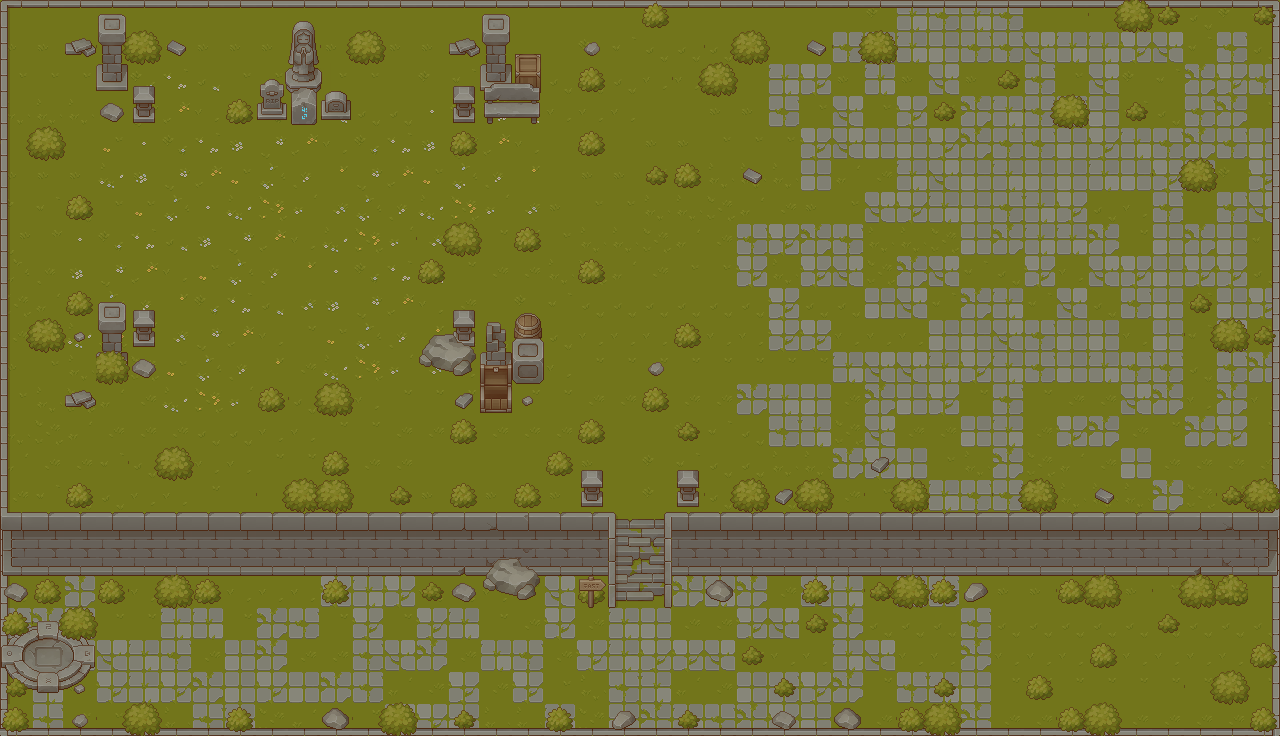

Below is a game level as drawn by its tile map, then a one-line description and the .tmx that defines it (tile-layer data replaced by summaries):
An orthogonal 40x23 tile map with 32x32 px tiles, 10 tile layers (floor, floor1, wall, grass, ...), 6 tilesets and 23 objects (12x Rock, 11x Wall).

<map version="1.10" tiledversion="1.11.2" orientation="orthogonal" renderorder="right-down" width="40" height="23" tilewidth="32" tileheight="32" infinite="0" nextlayerid="28" nextobjectid="169">
 <tileset firstgid="1" name="Grass" tilewidth="32" tileheight="32" tilecount="64" columns="8">
  <image source="Grass.png" width="256" height="256" />
  <wangsets>
   <wangset name="floor" type="mixed" tile="41">
    <wangcolor name="" color="#ff0000" tile="-1" probability="1" />
    <wangtile tileid="32" wangid="1,1,1,1,1,1,1,1" />
    <wangtile tileid="33" wangid="1,1,1,1,1,1,1,1" />
    <wangtile tileid="40" wangid="1,1,1,1,1,1,1,1" />
    <wangtile tileid="41" wangid="1,1,1,1,1,1,1,1" />
    <wangtile tileid="48" wangid="1,1,1,1,1,1,1,1" />
    <wangtile tileid="49" wangid="1,1,1,1,1,1,1,1" />
   </wangset>
  </wangsets>
 </tileset>
 <tileset firstgid="65" name="Plant" tilewidth="32" tileheight="32" tilecount="256" columns="16">
  <image source="Plant.png" width="512" height="512" />
 </tileset>
 <tileset firstgid="321" name="Props" tilewidth="32" tileheight="32" tilecount="256" columns="16">
  <image source="Props.png" width="512" height="512" />
 </tileset>
 <tileset firstgid="577" name="Struct" tilewidth="32" tileheight="32" tilecount="256" columns="16">
  <image source="Struct.png" width="512" height="512" />
 </tileset>
 <tileset firstgid="833" name="TilesetStoneGround" tilewidth="32" tileheight="32" tilecount="64" columns="8">
  <image source="TilesetStoneGround.png" width="256" height="256" />
 </tileset>
 <tileset firstgid="897" name="TilesetWall" tilewidth="32" tileheight="32" tilecount="256" columns="16">
  <image source="TilesetWall.png" width="512" height="512" />
 </tileset>
 <layer id="1" name="floor" width="40" height="23">
  <data>[920 cells, 920 non-empty, 16 distinct tile ids]</data>
 </layer>
 <layer id="8" name="floor1" width="40" height="23">
  <data>[920 cells, 363 non-empty, 25 distinct tile ids]</data>
 </layer>
 <layer id="2" name="wall" width="40" height="23">
  <data>[920 cells, 200 non-empty, 25 distinct tile ids]</data>
 </layer>
 <layer id="23" name="grass" width="40" height="23">
  <data>[920 cells, 72 non-empty, 14 distinct tile ids]</data>
 </layer>
 <layer id="6" name="props" width="40" height="23">
  <data>[920 cells, 41 non-empty, 32 distinct tile ids]</data>
 </layer>
 <layer id="7" name="props1" width="40" height="23">
  <data>[920 cells, 22 non-empty, 16 distinct tile ids]</data>
 </layer>
 <layer id="9" name="props2" width="40" height="23">
  <data>[920 cells, 1 non-empty, 1 distinct tile ids]</data>
 </layer>
 <layer id="11" name="rock" width="40" height="23">
  <data>[920 cells, 37 non-empty, 12 distinct tile ids]</data>
 </layer>
 <layer id="25" name="grass1" width="40" height="23">
  <data>[920 cells, 176 non-empty, 11 distinct tile ids]</data>
 </layer>
 <layer id="26" name="grass2" width="40" height="23">
  <data>[920 cells, 75 non-empty, 11 distinct tile ids]</data>
 </layer>
 <objectgroup id="12" name="เลเยอร์ออบเจกต์ 1">
  <object id="24" type="Wall" x="2.33333" y="513" width="604.333" height="31" />
  <object id="25" type="Wall" x="670.333" y="512" width="606.667" height="31.6667" />
  <object id="48" type="Wall" x="480" y="367.5" width="31.5" height="24.5" />
  <object id="49" type="Wall" x="454" y="88.5" width="86.5" height="13.5" />
  <object id="50" type="Wall" x="480.5" y="18.5" width="28" height="66" />
  <object id="51" type="Wall" x="515" y="54" width="25" height="25.5" />
  <object id="52" type="Wall" x="98" y="17" width="30" height="35.5" />
  <object id="53" type="Wall" x="132" y="87.5" width="22.5" height="16.5" />
  <object id="54" type="Wall" x="98.5" y="304.5" width="28" height="47" />
  <object id="56" type="Wall" x="133" y="310.5" width="21.5" height="17" />
  <object id="168" type="Wall" x="677.25" y="468.25" width="21" height="35.25" />
 </objectgroup>
 <objectgroup id="15" name="เลเยอร์ออบเจกต์ 2">
  <object id="60" type="Rock" x="489.667" y="557.667" width="46" height="18" />
  <object id="61" type="Rock" x="606.667" y="545.667" width="1" height="31.3333" />
  <object id="62" type="Rock" x="670.833" y="545.5" width="1" height="30.3333" />
  <object id="63" type="Rock" x="18" y="598" />
  <object id="68" type="Rock" x="429.25" y="338.25" width="40" height="17.25" />
  <object id="69" type="Rock" x="454" y="310.75" width="19.25" height="23.75" />
  <object id="70" type="Rock" x="480.5" y="317.75" width="29.25" height="42" />
  <object id="71" type="Rock" x="514" y="315.75" width="30.25" height="44.25" />
  <object id="72" type="Rock" x="289" y="22.3333" width="29.6667" height="79.6667" />
  <object id="73" type="Rock" x="325.333" y="91" width="20.6667" height="11.6667" />
  <object id="74" type="Rock" x="260" y="79" width="22" height="21.6667" />
  <object id="167" type="Rock" x="581.75" y="470.5" width="20.25" height="34.75" />
 </objectgroup>
</map>
